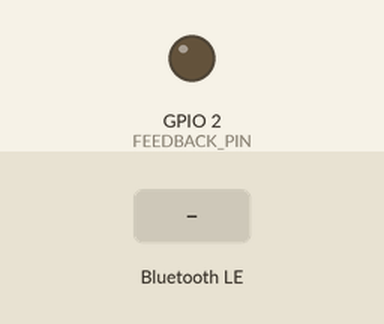
Simulated run of this sketch. Board: ESP32-S2. On the bench: output pins drawn as LEDs (lit = HIGH). The test bench sets the inputs (shaded band). Nothing arrives over Bluetooth unless stated; a phone connects over Bluetooth LE 3 s after start; what the sketch prints to the serial monitor is not drawn.

Above: at 1.5 s.
1.6 s: Bluetooth LE write "vibrate" received
At 2.4 s:
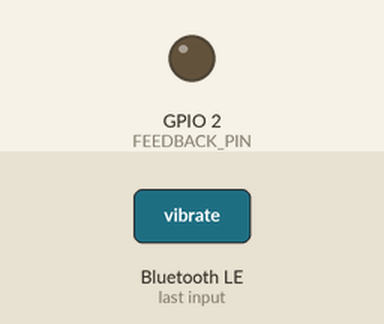
4.6 s: Bluetooth LE write "1" received
At 5.1 s:
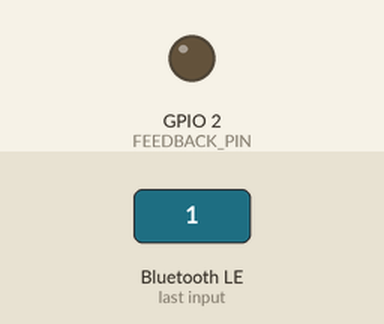
Timing chart, 0 to 7.6 s (numbered marks = the images above; inputs shaded):
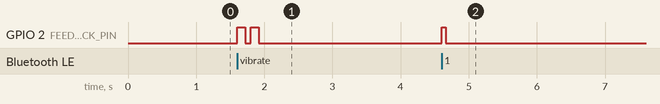

The sketch:

rc522_ble.ino
```cpp
/* ============================================================
   ③ 展示用：RC522 → BLE でブラウザ(Chrome)へ直結
   ------------------------------------------------------------
   WiFi・ルーター・IP を一切使わない展示向け構成。
   ESP32 が BLE 機器になり、Chrome の表示ページと直接つながる。
     - 札をかざす → 札番号(01〜) を「スキャン特性」で notify
     - ブラウザが judge 結果("vibrate"/"none") を「フィードバック特性」に write
       → ESP32 が手元のモーター/LED を鳴らす（＝身体フィードバック）
   サーバー(node)は Mac の localhost のまま。ブラウザは localhost で開くこと。

   ■ ライブラリ：MFRC522（miguelbalboa/rfid）。BLE は ESP32 core 同梱で追加不要。
   ■ 配線：①rc522_local_read の先頭コメントと同じ（RC522 は 3.3V！）。
   ■ ボード：無印 ESP32（BLE対応）。ESP32-S2 は BLE 非対応なので不可。
   ============================================================ */

#include <SPI.h>
#include <MFRC522.h>
#include <BLEDevice.h>
#include <BLEServer.h>
#include <BLEUtils.h>
#include <BLE2902.h>

// --- 配線ピン（①と同じ） ---
#define SS_PIN   5
#define RST_PIN  22
#define FEEDBACK_PIN 2   // 内蔵LED。ここに振動モーター/ブザーを繋げば身体フィードバックに

// --- BLE の識別子（ブラウザ側と一致させる。変更するなら両方直す） ---
#define DEVICE_NAME        "NadaKaruta"
#define SERVICE_UUID       "7a0b9d00-4e2a-4b7c-9c1a-0f1e2d3c4b5a"
#define CHAR_SCAN_UUID     "7a0b9d01-4e2a-4b7c-9c1a-0f1e2d3c4b5a" // notify: 札番号
#define CHAR_FEEDBACK_UUID "7a0b9d02-4e2a-4b7c-9c1a-0f1e2d3c4b5a" // write : "vibrate"/"none"

// ===== UID → 札番号 対応表（①で採取・②と同じ） =====
struct TagMap { const char* uid; const char* card; };
TagMap tags[] = {
  { "0484397DD22A81", "01" },
  { "0482397DD22A81", "02" },
  { "0483397DD22A81", "03" },
  { "04E7397DD22A81", "04" },
  { "04E8397DD22A81", "05" },
  { "04E9397DD22A81", "06" },
  { "04EA397DD22A81", "07" },
  { "04DE397DD22A81", "08" },
  { "04D7397DD22A81", "09" },
  { "04DF397DD22A81", "10" },
  { "04D6397DD22A81", "11" },
  { "04E2397DD22A81", "12" },
  { "04D8397DD22A81", "13" },
  { "04D9397DD22A81", "14" },
  { "04E1397DD22A81", "15" },
};
const int TAG_COUNT = sizeof(tags) / sizeof(tags[0]);

MFRC522 rfid(SS_PIN, RST_PIN);
BLECharacteristic* scanChar = nullptr;
bool bleConnected = false;

String lastUid = "";
unsigned long lastTime = 0;
const unsigned long DEBOUNCE_MS = 1500;

String uidToString(MFRC522::Uid *uid) {
  String s = "";
  for (byte i = 0; i < uid->size; i++) {
    if (uid->uidByte[i] < 0x10) s += "0";
    s += String(uid->uidByte[i], HEX);
  }
  s.toUpperCase();
  return s;
}
String cardForUid(const String& uid) {
  for (int i = 0; i < TAG_COUNT; i++)
    if (uid.equals(tags[i].uid)) return String(tags[i].card);
  return "";
}

// 手元フィードバック（不正解=vibrate で強め、正解=none で軽く）
void feedback(const String& haptic) {
  if (haptic == "vibrate") {
    for (int i = 0; i < 2; i++) {
      digitalWrite(FEEDBACK_PIN, HIGH); delay(120);
      digitalWrite(FEEDBACK_PIN, LOW);  delay(80);
    }
  } else {  // "none" など：軽く1回
    digitalWrite(FEEDBACK_PIN, HIGH); delay(60);
    digitalWrite(FEEDBACK_PIN, LOW);
  }
}

// 接続状態：切れたら広告を再開してブラウザが再接続できるように
class SrvCallbacks : public BLEServerCallbacks {
  void onConnect(BLEServer* s) override { bleConnected = true; }
  void onDisconnect(BLEServer* s) override {
    bleConnected = false;
    delay(200);
    BLEDevice::startAdvertising();
  }
};

// ブラウザからの判定結果("vibrate"/"none")を受けてモーターを鳴らす
class FbCallbacks : public BLECharacteristicCallbacks {
  void onWrite(BLECharacteristic* c) override {
    String v = String(c->getValue().c_str());
    v.trim();
    Serial.printf("feedback <- %s\n", v.c_str());
    feedback(v);
  }
};

void setup() {
  Serial.begin(115200);
  delay(300);
  pinMode(FEEDBACK_PIN, OUTPUT);
  digitalWrite(FEEDBACK_PIN, LOW);

  SPI.begin();
  rfid.PCD_Init();

  // ---- BLE 立ち上げ ----
  BLEDevice::init(DEVICE_NAME);
  BLEServer* server = BLEDevice::createServer();
  server->setCallbacks(new SrvCallbacks());
  BLEService* svc = server->createService(SERVICE_UUID);

  // スキャン特性（notify）：札番号を送る
  scanChar = svc->createCharacteristic(
      CHAR_SCAN_UUID, BLECharacteristic::PROPERTY_NOTIFY);
  scanChar->addDescriptor(new BLE2902());

  // フィードバック特性（write）：判定結果を受け取る
  BLECharacteristic* fbChar = svc->createCharacteristic(
      CHAR_FEEDBACK_UUID, BLECharacteristic::PROPERTY_WRITE);
  fbChar->setCallbacks(new FbCallbacks());

  svc->start();
  BLEAdvertising* adv = BLEDevice::getAdvertising();
  adv->addServiceUUID(SERVICE_UUID);
  adv->setScanResponse(true);
  BLEDevice::startAdvertising();

  Serial.println("=== RC522 → BLE 開始（ブラウザから接続してください）===");
}

void loop() {
  if (!rfid.PICC_IsNewCardPresent()) return;
  if (!rfid.PICC_ReadCardSerial()) return;

  String uid = uidToString(&rfid.uid);
  unsigned long now = millis();
  if (uid == lastUid && (now - lastTime) < DEBOUNCE_MS) {
    rfid.PICC_HaltA(); rfid.PCD_StopCrypto1();
    return;
  }
  lastUid = uid; lastTime = now;

  String card = cardForUid(uid);
  if (card == "") {
    Serial.printf("未登録UID: %s\n", uid.c_str());
  } else if (bleConnected && scanChar) {
    Serial.printf("UID %s → 札 %s notify\n", uid.c_str(), card.c_str());
    scanChar->setValue(card.c_str());
    scanChar->notify();          // ブラウザへ札番号を送信
  } else {
    Serial.printf("札 %s（ブラウザ未接続のため送信スキップ）\n", card.c_str());
  }

  rfid.PICC_HaltA();
  rfid.PCD_StopCrypto1();
}
```

Measured:
- after the input at 1.6 s, GPIO 2 (FEEDBACK_PIN): alternates HIGH for 0.12 s and LOW for 0.08 s, 4 changes in all, then stays LOW, starting at once
- after the input at 4.6 s, GPIO 2 (FEEDBACK_PIN): LOW → HIGH at once, → LOW 0.06 s later
